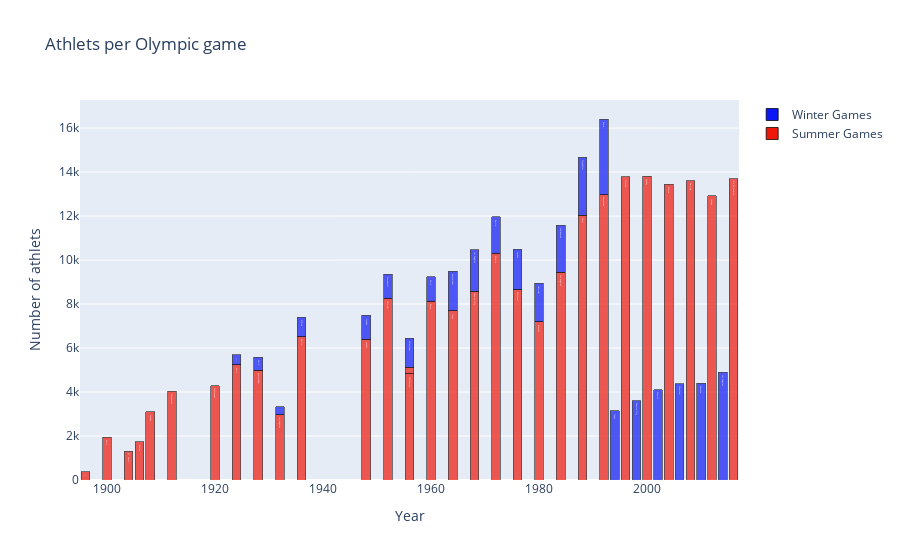

Here is the notebook cell this chart was saved with:
### Code cell
#막대 그래프 변형
traceS = go.Bar(
    x = dfS['Year'],y = dfS['Athlets'],
    name="Summer Games",
     marker=dict(
                color='rgb(238,23,11)',
                line=dict(
                    color='black',
                    width=0.75),
                opacity=0.7,
            ),
    text=dfS['City'],
    
)
traceW = go.Bar(
    x = dfW['Year'],y = dfW['Athlets'],
    name="Winter Games",
    marker=dict(
                color='rgb(11,23,245)',
                line=dict(
                    color='black',
                    width=0.75),
                opacity=0.7,
            ),
    text=dfS['City']
)

data = [traceS, traceW]
layout = dict(title = 'Athlets per Olympic game',
          xaxis = dict(title = 'Year', showticklabels=True), 
          yaxis = dict(title = 'Number of athlets'),
          hovermode = 'closest',
          barmode='stack'
         )
fig = dict(data=data, layout=layout)
iplot(fig, filename='events-athlets4')

img = Image.open('athlets_per_olympic_game2(bar).png')
display(img)

### Figure 1 — Plotly figure (JSON) as saved in the notebook; plotly's stock layout.template omitted (floating-point values rounded to 4 significant figures)
{"data": [{"marker": {"color": "rgb(238,23,11)", "line": {"color": "black", "width": 0.75}, "opacity": 0.7}, "name": "Summer Games", "text": ["Athina", "Paris", "St. Louis", "Athina", "London", "Stockholm", "Antwerpen", "Paris", "Amsterdam", "Los Angeles", "Berlin", "London", "Helsinki", "Melbourne", "Stockholm", "Roma", "Tokyo", "Mexico City", "Munich", "Montreal", "Moskva", "Los Angeles", "Seoul", "Barcelona", "Atlanta", "Sydney", "Athina", "Beijing", "London", "Rio de Janeiro"], "type": "bar", "x": [1896, 1900, 1904, 1906, 1908, 1912, 1920, 1924, 1928, 1932, 1936, 1948, 1952, 1956, 1956, 1960, 1964, 1968, 1972, 1976, 1980, 1984, 1988, 1992, 1996, 2000, 2004, 2008, 2012, 2016], "y": [380, 1936, 1301, 1733, 3101, 4040, 4292, 5233, 4992, 2969, 6506, 6405, 8270, 4829, 298, 8119, 7702, 8588, 10304, 8641, 7191, 9454, 12037, 12977, 13780, 13821, 13443, 13602, 12920, 13688]}, {"marker": {"color": "rgb(11,23,245)", "line": {"color": "black", "width": 0.75}, "opacity": 0.7}, "name": "Winter Games", "text": ["Athina", "Paris", "St. Louis", "Athina", "London", "Stockholm", "Antwerpen", "Paris", "Amsterdam", "Los Angeles", "Berlin", "London", "Helsinki", "Melbourne", "Stockholm", "Roma", "Tokyo", "Mexico City", "Munich", "Montreal", "Moskva", "Los Angeles", "Seoul", "Barcelona", "Atlanta", "Sydney", "Athina", "Beijing", "London", "Rio de Janeiro"], "type": "bar", "x": [1924, 1928, 1932, 1936, 1948, 1952, 1956, 1960, 1964, 1968, 1972, 1976, 1980, 1984, 1988, 1992, 1994, 1998, 2002, 2006, 2010, 2014], "y": [460, 582, 352, 895, 1075, 1088, 1307, 1116, 1778, 1891, 1655, 1861, 1746, 2134, 2639, 3436, 3160, 3605, 4109, 4382, 4402, 4891]}], "layout": {"barmode": "stack", "hovermode": "closest", "title": {"text": "Athlets per Olympic game"}, "xaxis": {"showticklabels": true, "title": {"text": "Year"}}, "yaxis": {"title": {"text": "Number of athlets"}}}}
